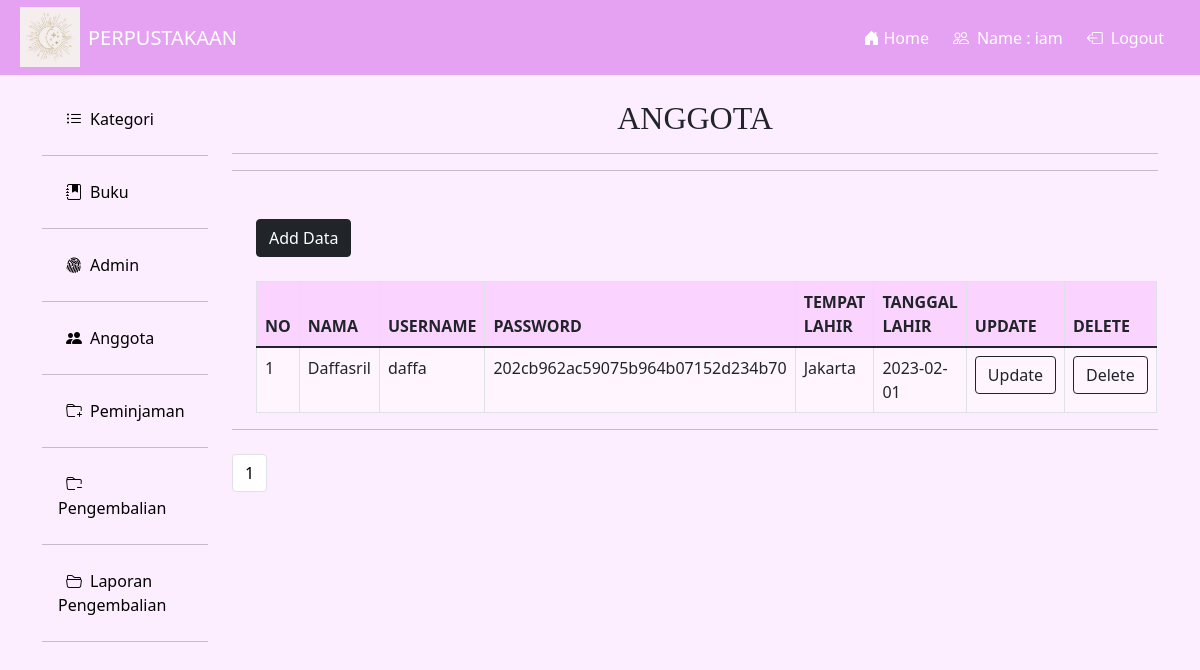
/loginadmin/index.php?f=anggota&m=select (signed in), run on the app's committed database.
### tables this page shows
CREATE TABLE `t_anggota` (
  `f_id` int(11) NOT NULL,
  `f_nama` varchar(200) NOT NULL,
  `f_username` varchar(200) NOT NULL,
  `f_password` varchar(200) NOT NULL,
  `f_tempatlahir` varchar(100) NOT NULL,
  `f_tanggallahir` date NOT NULL
);

### dbcontroller.php (called while the page is built, shortened)
<?php class dbcontroller
{
    private $host = "127.0.0.1";
    private $user = "root";
    private $password = "";
    private $database = "pra_usk";
    private $koneksi;
    public function __construct()
    {
        $this->koneksi = $this->koneksiDB();
    }
    public function koneksiDB()
    {
        $koneksi = mysqli_connect($this->host, $this->user, $this->password, $this->database);
        return $koneksi;
    }
    public function getALL($sql)
    {
        $result = mysqli_query($this->koneksi, $sql);
        while ($row = mysqli_fetch_assoc($result)) {
            $data[] = $row;
        }
        if (!empty($data)) {
            return $data;
        }
    }
    public function rowCOUNT($sql)
    {
        $result = mysqli_query($this->koneksi, $sql);
        $count = mysqli_num_rows($result);
        return $count;
    }
}

### anggota/select.php (the view, shortened to what this page needs)
<?php
$jumlahdata = $db->rowCOUNT("SELECT f_id FROM t_anggota");
$banyak = 5;
$halaman = ceil($jumlahdata / $banyak);
if (isset($_GET['p'])) {
    $p = $_GET['p'];
    $mulai = ($p * $banyak) - $banyak;
} else {
    $mulai = 0;
}
$sql = "SELECT * FROM t_anggota ORDER BY f_id ASC LIMIT  $mulai,$banyak";
$row = $db->getALL($sql);
$no = 1;
?>
<!DOCTYPE html>
<html lang="en">
<head>
    <link rel="stylesheet" href="../bootstrap/css/bootstrap.css">
</head>
<body>
    <form id="compose" name="compose" method="post" action="" enctype="multipart/form-data">
        <strong>
            <center>
                <h2 style="font-family:Georgia, 'Times New Roman', Times, serif;">ANGGOTA</h2>
                <hr>
                <hr>
            </center>
        </strong>
        <div class="mt-5">
            <div class="container">
                <div class="float-left mr-4">
                    <a class="btn btn-dark" href="?f=anggota&m=insert" role="button">Add Data</a>
                </div><br>
                <table class="table table-bordered w-80">
                    <thead class="warna">
                        <tr>
                            <th>NO</th>
                            <th>NAMA</th>
                            <th>USERNAME</th>
                            <th>PASSWORD</th>
                            <th>TEMPAT LAHIR</th>
                            <th>TANGGAL LAHIR</th>
                            <th>UPDATE</th>
                            <th>DELETE</th>
                        </tr>
                    </thead>
                    <tbody class="warna1">
                        <?php if (!empty($row)) { ?>
                            <?php foreach ($row as $r) : ?>
                                <tr>
                                    <td><?php echo $no++ ?></td>
                                    <td><?php echo $r['f_nama'] ?></td>
                                    <td><?php echo $r['f_username'] ?></td>
                                    <td><?php echo $r['f_password'] ?></td>
                                    <td><?php echo $r['f_tempatlahir'] ?></td>
                                    <td><?php echo $r['f_tanggallahir'] ?></td>
                                    <td><a style="color:black;" href="?f=anggota&m=update&id=<?php echo $r['f_id'] ?>"><button type="button" class="btn btn-outline-dark">Update</button></a></td>
                                    <td><a style="color:black;" href="?f=anggota&m=delete&id=<?php echo $r['f_id'] ?>"><button type="button" class="btn btn-outline-dark">Delete</button></a></td>
                                </tr>
                            <?php endforeach ?>
                        <?php } ?>
                    </tbody>
                </table>
            </div>
        </div>
    </form>
</body>
</html>
<nav aria-label="Pagination">
    <hr class="my-0" />
    <ul class="pagination my-4">
        <?php
        for ($i = 1; $i <= $halaman; $i++) {
            echo '<li class="page-item"><a class="page-link" style="color:black;" href="?f=anggota&m=select&p=' . $i . '">' . $i . '</a></li>';
        }
        ?>
    </ul>
</nav>

### loginadmin/index.php (style rules this page uses)
.bg { background-color: #fcedff; }

### anggota/select.php (style rules this page uses)
.warna { background-color: #fad4ff; }
.warna1 { background-color: #fef5ff; }

### data on the page
t_anggota: f_nama "Daffasril", f_username "daffa", f_password "202cb962ac59075b964b07152d234b70", f_tempatlahir "Jakarta", f_tanggallahir "2023-02-01"

### other printed values
$_SESSION['admin'] "iam"
